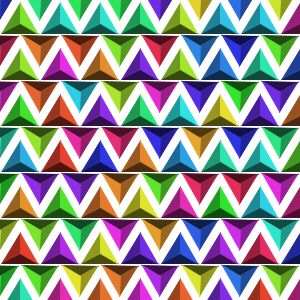
Frame 1 (no input)
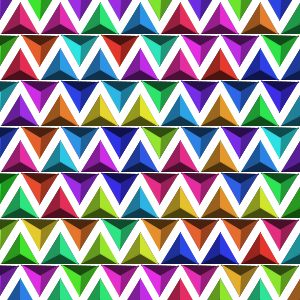
Frame 2 (the mouse pressed at the canvas centre, redrawn once)

The Processing sketch that drew these frames (run headless with seeded random() and noise(); the mouse was pressed at the canvas centre and the sketch redrawn once):

// Processing sketch: processing_100293
// ── processing_100293.pde

int r = 20;

void setup() {
  size(300, 300);
  colorMode(HSB, 360, 100, 100);
  background(360);

  smooth();
  noLoop();
}

void draw() {
  for (int i = 0; i < 10; i++) {
    for (int j = 0 ; j < 20;j++) {
      pushMatrix();

      if (j % 2 == 0) {
        translate(i*2*r, j*r*1.15);
        rotate(radians(180));
      } else {  
        translate(i*2*r+r, j*r*1.15);
      }
      float c = random(360);
      tri(c);
      popMatrix();
    }
  }
}

void tri(float c) {
  for (int i = 0 ; i < 3; i++) {
    pushMatrix();
    translate(0, 0);
    rotate(radians(360 * i/3));
    stroke(c, 80, 30*(i+1));
    fill(c, 80, 30*(i+1));
    triangle(0, 0, -r*cos(radians(30)), r*sin(radians(30)), r*cos(radians(30)), r*sin(radians(30)));
    popMatrix();
  }
}
